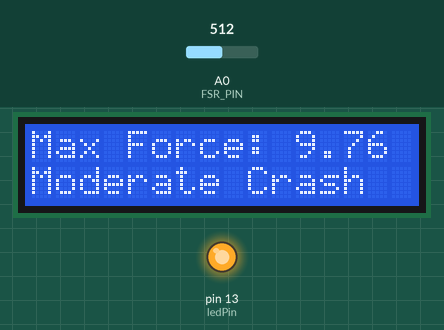
Recording of a sketch running on a simulated Arduino Uno, built with avr-gcc and run on an emulated ATmega328P. Parts: 16×2 character LCD, output pins drawn as LEDs (lit = HIGH). The test bench sets the inputs (shaded band); at power-on: A0 (FSR_PIN) = 512. What the sketch prints to the serial monitor is not drawn.

Above: at 1.3 s.
1.4 s: A0 (FSR_PIN) set to 418
At 6.1 s:
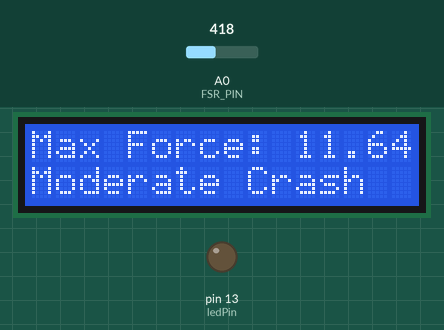
7.5 s: A0 (FSR_PIN) set to 391
At 10.7 s:
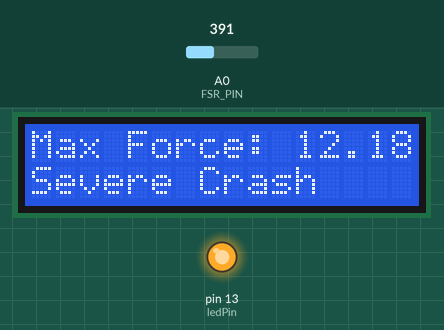
13.6 s: A0 (FSR_PIN) set to 306
At 31.3 s:
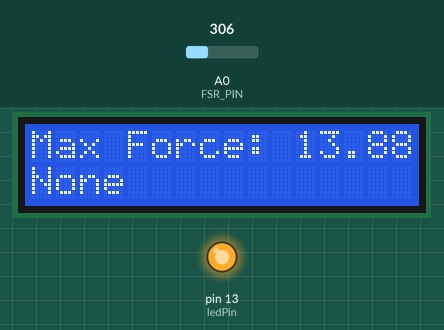
Timing chart, 0 to 32.9 s (numbered marks = the images above; inputs shaded):
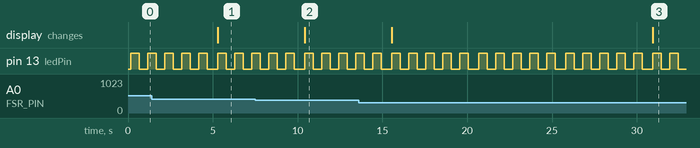

Measured:
- the behaviour switches between 400 and 399 on A0 (FSR_PIN) (found by bisection; images 1 and 2)
- after the input at 1.4 s, the display: changes after 3.9 s (image 1)
- after the input at 7.5 s, the display: changes after 2.9 s (image 2)
- after the input at 13.6 s, the display: first changes after 2.0 s (image 3 shows a later state)
- by itself, pin 13 (ledPin): repeats every 5.1 s: HIGH 0.50 s, LOW 0.63 s, 4 × (HIGH 0.50 s, LOW 0.50 s)

The sketch:

Crash_Detection.ino
```cpp
#include <Wire.h>
#include <LiquidCrystal_I2C.h>
#include <SoftwareSerial.h>

// Define RX and TX pins for SoftwareSerial
int bluetoothRX = 1;
int bluetoothTX = 0;

SoftwareSerial bluetooth(bluetoothRX, bluetoothTX);
LiquidCrystal_I2C lcd(0x27, 16, 2); // Set the I2C address for your LCD (change to your actual address)

int FSR_PIN = A0;
int R0 = 1000; // Replace with the measured resistance when no force is applied
int Rf = 500;  // Replace with the measured resistance when a known force is applied
float F_known = 10.0; // Replace with the known force applied (in Newtons)

float maxForce = 0.0; // Variable to store the maximum force applied
String maxForceType = "None"; // Variable to store the type of crash of the max force applied
unsigned long lastResetTime = 0; // Variable to store the time of the last reset
const unsigned long resetInterval = 15000; // Interval in milliseconds before resetting maxForceType to "None"
int ledPin = 13; // Define the pin for the LED

bool dangerDisplayed = false; // Flag to track if danger message has been displayed

void setup() {
  Wire.begin();
  lcd.init();
  lcd.backlight();
  lcd.begin(16, 2); // Specify the number of columns and rows
  pinMode(ledPin, OUTPUT);

  // Initialize Serial communication for debugging
  Serial.begin(9600);

  // Initialize SoftwareSerial for Bluetooth communication
  bluetooth.begin(9600);
}

void loop() {
  int Force_VAL = analogRead(FSR_PIN);

  // Apply the calibration
  float force = (Force_VAL - R0) * F_known / (Rf - R0);

  lcd.clear();

  if (force > maxForce) {
    maxForce = force; // Update maxForce if a greater force is detected
    if (maxForce <= 5) {
      maxForceType = "Mild Crash";
    } else if (maxForce > 5 && maxForce <= 12) {
      maxForceType = "Moderate Crash";
    } else {
      maxForceType = "Severe Crash";
    }
    lastResetTime = millis(); // Update the last reset time
  }

  // Check if it's time to reset maxForceType to "None"
  if (millis() - lastResetTime > resetInterval) {
    maxForceType = "None";
  }

  lcd.setCursor(0, 0);
  lcd.print("Max Force: ");
  lcd.print(maxForce, 2); // Display the maximum force applied

  lcd.setCursor(0, 1);
  lcd.print(maxForceType); // Display the type of crash of the max force applied

  Serial.println(force); // Print force to the serial monitor for debugging

  // Toggle the LED based on maxForce value
  if (maxForce > 0) {
    // Blink the LED when maxForce is greater than zero
    for (int i = 0; i < 5; i++) {
      digitalWrite(ledPin, HIGH); // Turn on the LED
      delay(500); // LED on for 500ms
      digitalWrite(ledPin, LOW); // Turn off the LED
      delay(500); // LED off for 500ms
    }
  } else {
    digitalWrite(ledPin, LOW); // Turn off the LED if maxForce is not greater than zero
  }

  // Check if the force exceeds 10 and danger message has not been displayed
  if (force > 10 && !dangerDisplayed) {
    Serial.println("DANGER"); // Print "DANGER" message to the Serial Monitor
    dangerDisplayed = true; // Set flag to true to indicate the danger message has been displayed
  }

  delay(100); // Add a delay to stabilize readings
}
```
